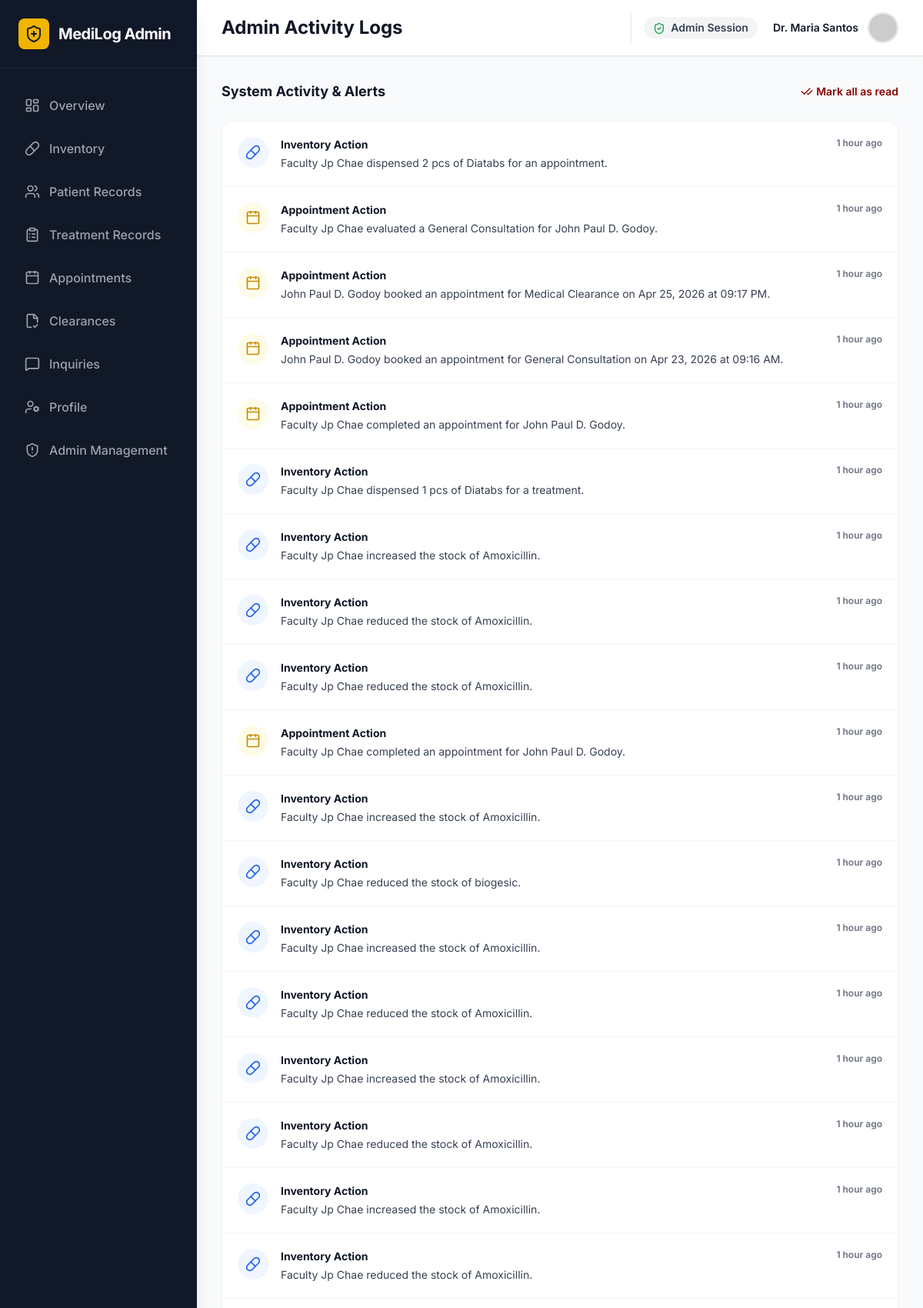
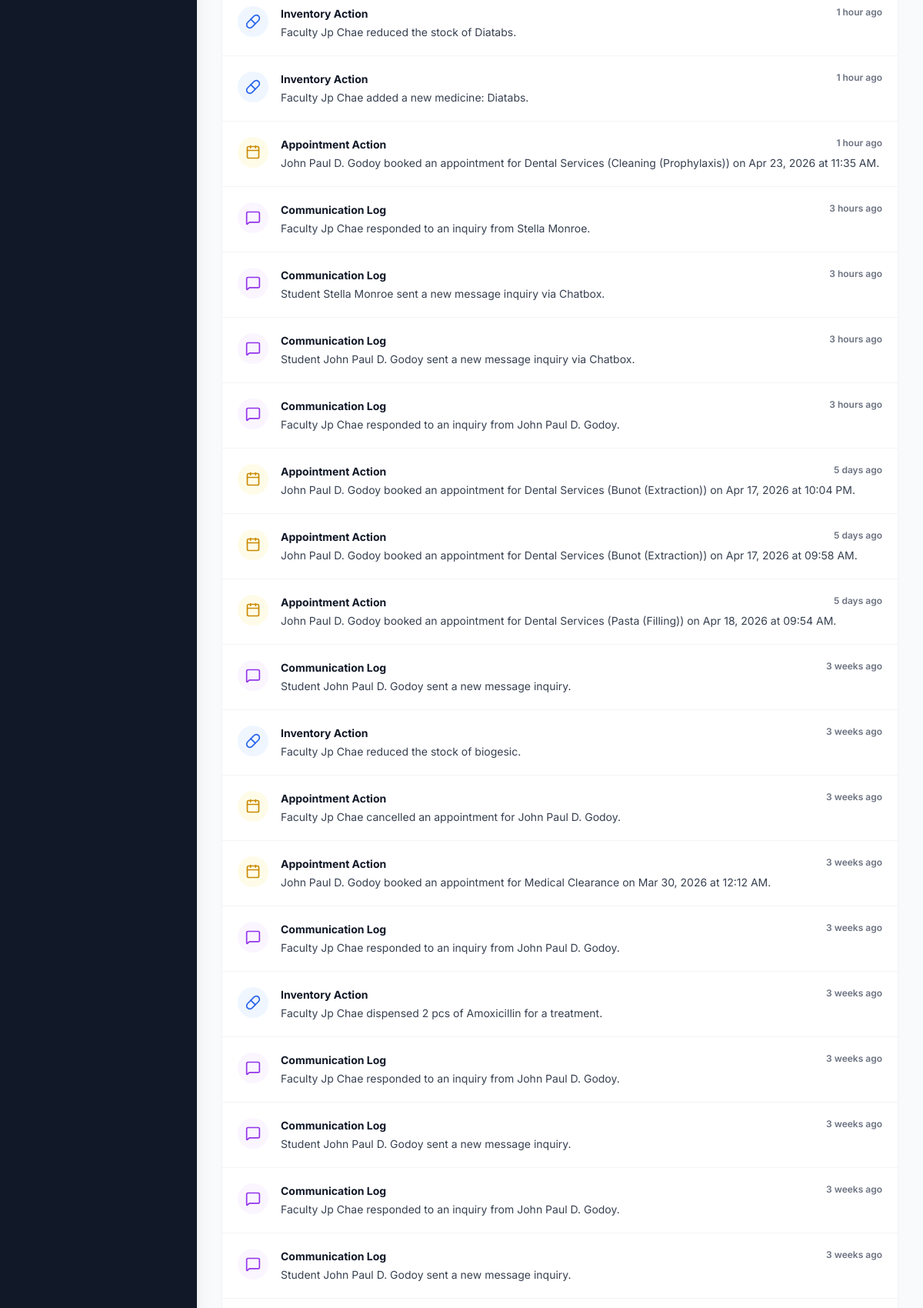
The page /admin/admin_notifications.php (signed in, upper part) on the database its author committed (2 pictures, top to bottom).
### tables this page shows
CREATE TABLE `users` (
  `id` int(11) NOT NULL,
  `full_name` varchar(100) NOT NULL,
  `id_number` varchar(50) NOT NULL,
  `role` enum('student','faculty','admin','super_admin','dentist') DEFAULT 'student',
  `email` varchar(100) NOT NULL,
  `course` varchar(100) DEFAULT NULL,
  `section` varchar(20) DEFAULT NULL,
  `dob` date DEFAULT NULL,
  `gender` enum('male','female','other') DEFAULT NULL,
  `phone_number` varchar(20) DEFAULT NULL,
  `address` varchar(255) DEFAULT NULL,
  `emergency_contact_name` varchar(100) DEFAULT NULL,
  `emergency_contact_phone` varchar(20) DEFAULT NULL,
  `blood_type` varchar(5) DEFAULT NULL,
  `allergies` varchar(255) DEFAULT NULL,
  `password` varchar(255) NOT NULL,
  `created_at` timestamp NOT NULL DEFAULT current_timestamp(),
  `profile_pic` longtext DEFAULT NULL
);

CREATE TABLE `notifications` (
  `id` int(11) NOT NULL,
  `user_id` int(11) DEFAULT NULL,
  `title` varchar(150) NOT NULL,
  `message` text DEFAULT NULL,
  `type` varchar(50) DEFAULT NULL,
  `is_read` tinyint(1) DEFAULT 0,
  `created_at` timestamp NOT NULL DEFAULT current_timestamp()
);

### admin/admin_notifications.php (the view, shortened to what this page needs)
<?php
require '../db_connect.php';
$user_id = $_SESSION['user_id'];
$stmt = $pdo->prepare("SELECT full_name, profile_pic FROM users WHERE id = ?");
$stmt->execute([$user_id]);
$user = $stmt->fetch();
$profile_pic = 'https://ui-avatars.com/api/?name=' . urlencode($user['full_name']) . '&background=880000&color=fff';
try {
    $notifStmt = $pdo->prepare("SELECT * FROM notifications WHERE user_id IS NULL OR user_id = ? ORDER BY created_at DESC LIMIT 40");
    $notifStmt->execute([$user_id]);
    $notifications = $notifStmt->fetchAll(PDO::FETCH_ASSOC);
} catch(PDOException $e) {
    die("Error fetching notifications: " . $e->getMessage());
}
function time_elapsed_string($datetime, $full = false) {
    $now = new DateTime;
    $ago = new DateTime($datetime);
    $diff = $now->diff($ago);
    $diff->w = floor($diff->d / 7);
    $diff->d -= $diff->w * 7;
    $string = array('y' => 'year', 'm' => 'month', 'w' => 'week', 'd' => 'day', 'h' => 'hour', 'i' => 'minute', 's' => 'second');
    foreach ($string as $k => &$v) {
        if ($diff->$k) { $v = $diff->$k . ' ' . $v . ($diff->$k > 1 ? 's' : ''); } else { unset($string[$k]); }
    }
    if (!$full) $string = array_slice($string, 0, 1);
    return $string ? implode(', ', $string) . ' ago' : 'just now';
}
?>
<!DOCTYPE html>
<html lang="en">
<head>
    <script src="https://cdn.tailwindcss.com"></script>
</head>
<body class="font-sans antialiased text-gray-800 bg-gray-50 flex h-screen overflow-hidden">
    <aside class="hidden md:flex flex-col w-64 bg-gray-900 text-white h-full shadow-xl z-20 flex-shrink-0">
        <div class="p-6 flex items-center gap-3 border-b border-gray-800">
            <div class="bg-pup-gold text-gray-900 p-2 rounded-lg"><i data-lucide="shield-plus" class="h-6 w-6"></i></div>
            <span class="font-bold text-xl tracking-tight text-white">MediLog Admin</span>
        </div>
        <nav class="flex-1 px-4 py-6 space-y-2 overflow-y-auto">
            <a href="admin_dashboard.php" class="flex items-center gap-3 px-4 py-3 text-gray-400 hover:bg-gray-800 hover:text-white rounded-xl font-medium transition-colors"><i data-lucide="layout-dashboard" class="h-5 w-5"></i> Overview</a>
            <a href="medicine_inventory.php" class="flex items-center gap-3 px-4 py-3 text-gray-400 hover:bg-gray-800 hover:text-white rounded-xl font-medium transition-colors"><i data-lucide="pill" class="h-5 w-5"></i> Inventory</a>
            <a href="patient_records.php" class="flex items-center gap-3 px-4 py-3 text-gray-400 hover:bg-gray-800 hover:text-white rounded-xl font-medium transition-colors"><i data-lucide="users" class="h-5 w-5"></i> Patient Records</a>
            <a href="admin_treatment_records.php" class="flex items-center gap-3 px-4 py-3 text-gray-400 hover:bg-gray-800 hover:text-white rounded-xl font-medium transition-colors"><i data-lucide="clipboard-list" class="h-5 w-5"></i> Treatment Records</a>
            <a href="admin_appointments.php" class="flex items-center gap-3 px-4 py-3 text-gray-400 hover:bg-gray-800 hover:text-white rounded-xl font-medium transition-colors"><i data-lucide="calendar" class="h-5 w-5"></i> Appointments</a>
            <a href="admin_clearance.php" class="flex items-center gap-3 px-4 py-3 text-gray-400 hover:bg-gray-800 hover:text-white rounded-xl font-medium transition-colors"><i data-lucide="file-check-2" class="h-5 w-5"></i> Clearances</a>
            <a href="admin_inquiries.php" class="flex items-center gap-3 px-4 py-3 text-gray-400 hover:bg-gray-800 hover:text-white rounded-xl font-medium transition-colors"><i data-lucide="message-square" class="h-5 w-5"></i> Inquiries</a>
            <a href="admin_profile.php" class="flex items-center gap-3 px-4 py-3 text-gray-400 hover:bg-gray-800 hover:text-white rounded-xl font-medium transition-colors"><i data-lucide="user-cog" class="h-5 w-5"></i> Profile</a>
            <a href="super_admin_users.php" class="flex items-center gap-3 px-4 py-3 text-gray-400 hover:bg-gray-800 hover:text-white rounded-xl font-medium transition-colors"><i data-lucide="shield-alert" class="h-5 w-5"></i> Admin Management</a>
        </nav>
    </aside>
    <main class="flex-1 flex flex-col h-full overflow-hidden">
        <header class="bg-white border-b border-gray-200 px-4 md:px-8 py-4 flex items-center justify-between z-10 shadow-sm">
            <div class="flex items-center gap-3">
                <h1 class="text-xl md:text-2xl font-bold text-gray-900">Admin Activity Logs</h1>
            </div>
            <div class="flex items-center gap-3 sm:gap-4">
                <div class="hidden md:flex items-center gap-3 pl-4 border-l border-gray-200">
                    <span class="text-sm font-semibold text-gray-700 bg-gray-100 px-3 py-1 rounded-full mr-2"><i data-lucide="shield-check" class="h-4 w-4 inline mr-1 text-green-600"></i> Admin Session</span>
                    <div class="text-right"><p class="text-sm font-semibold text-gray-900"><?= htmlspecialchars($user['full_name']) ?></p></div>
                    <img src="<?= $profile_pic ?>" alt="Profile" class="h-10 w-10 rounded-full border-2 border-gray-200 object-cover">
                </div>
            </div>
        </header>
        <div class="flex-1 overflow-y-auto p-4 sm:p-8 pb-24 md:pb-8">
            <div class="max-w-4xl mx-auto space-y-4">
                <div class="flex justify-between items-center mb-6">
                    <h2 class="text-lg font-bold text-gray-900">System Activity & Alerts</h2>
                    <form method="POST">
                        <button type="submit" name="mark_read" class="text-sm font-semibold text-pup-maroon hover:underline flex items-center gap-1"><i data-lucide="check-check" class="h-4 w-4"></i> Mark all as read</button>
                    </form>
                </div>
                <div class="bg-white rounded-2xl border border-gray-100 shadow-sm overflow-hidden">
                    <div class="divide-y divide-gray-100">
                        <?php if(count($notifications) > 0): ?>
                            <?php foreach($notifications as $notif):
                                $message = htmlspecialchars($notif['message']);
                                $icon = 'bell-ring';
                                $iconColor = 'text-gray-600';
                                $bgColor = 'bg-gray-100';
                                $title = 'System Update';
                                if (strpos($message, '[Inventory]') !== false) {
                                    $icon = 'pill'; $iconColor = 'text-blue-600'; $bgColor = 'bg-blue-50'; $title = 'Inventory Action';
                                    $message = str_replace('[Inventory] ', '', $message);
                                } elseif (strpos($message, '[Clearance]') !== false) {
                                    $icon = 'file-check-2'; $iconColor = 'text-green-600'; $bgColor = 'bg-green-50'; $title = 'Clearance Action';
                                    $message = str_replace('[Clearance] ', '', $message);
                                } elseif (strpos($message, '[Appointment]') !== false) {
                                    $icon = 'calendar'; $iconColor = 'text-yellow-600'; $bgColor = 'bg-yellow-50'; $title = 'Appointment Action';
                                    $message = str_replace('[Appointment] ', '', $message);
                                } elseif (strpos($message, '[Message]') !== false) {
                                    $icon = 'message-square'; $iconColor = 'text-purple-600'; $bgColor = 'bg-purple-50'; $title = 'Communication Log';
                                    $message = str_replace('[Message] ', '', $message);
                                }
                            ?>
                                <div class="p-5 <?= $notif['is_read'] ? 'bg-white' : 'bg-red-50/30 hover:bg-red-50 border-l-4 border-l-pup-maroon' ?> transition-colors flex gap-4 relative group">
                                    <div class="w-10 h-10 rounded-full <?= $bgColor ?> <?= $iconColor ?> flex items-center justify-center flex-shrink-0"><i data-lucide="<?= $icon ?>" class="h-5 w-5"></i></div>
                                    <div class="flex-1">
                                        <div class="flex justify-between items-start mb-1">
                                            <h3 class="font-bold text-gray-900 text-sm"><?= $title ?></h3>
                                            <span class="text-xs font-semibold text-gray-500"><?= time_elapsed_string($notif['created_at']) ?></span>
                                        </div>
                                        <p class="text-sm text-gray-700"><?= $message ?></p>
                                    </div>
                                </div>
                            <?php endforeach; ?>
                        <?php else: ?>
                            <div class="p-8 text-center text-gray-500 text-sm">No new activity logs.</div>
                        <?php endif; ?>
                    </div>
                </div>
            </div>
        </div>
    </main>
</body>
</html>

### admin/admin_notifications.php (style rules this page uses)
body { opacity: 0; animation: fadeIn 0.4s ease-out forwards; }

### rows shown on the page
users: full_name "Dr. Maria Santos"
notifications: message "Inventory Action", created_at "1 hour ago", message "Faculty Jp Chae dispensed 2 pcs of Diatabs for an appointment."
notifications: message "Appointment Action", created_at "1 hour ago", message "Faculty Jp Chae evaluated a General Consultation for John Paul D. Godoy."
notifications: message "Appointment Action", created_at "1 hour ago", message "John Paul D. Godoy booked an appointment for Medical Clearance on Apr 25, 2026 at 09:17 PM."
notifications: message "Appointment Action", created_at "1 hour ago", message "John Paul D. Godoy booked an appointment for General Consultation on Apr 23, 2026 at 09:16 AM."
notifications: message "Appointment Action", created_at "1 hour ago", message "Faculty Jp Chae completed an appointment for John Paul D. Godoy."
notifications: message "Inventory Action", created_at "1 hour ago", message "Faculty Jp Chae dispensed 1 pcs of Diatabs for a treatment."
notifications: message "Inventory Action", created_at "1 hour ago", message "Faculty Jp Chae increased the stock of Amoxicillin."
notifications: message "Inventory Action", created_at "1 hour ago", message "Faculty Jp Chae reduced the stock of Amoxicillin."
notifications: message "Inventory Action", created_at "1 hour ago", message "Faculty Jp Chae reduced the stock of Amoxicillin."
notifications: message "Appointment Action", created_at "1 hour ago", message "Faculty Jp Chae completed an appointment for John Paul D. Godoy."
notifications: message "Inventory Action", created_at "1 hour ago", message "Faculty Jp Chae increased the stock of Amoxicillin."
notifications: message "Inventory Action", created_at "1 hour ago", message "Faculty Jp Chae reduced the stock of biogesic."
notifications: message "Inventory Action", created_at "1 hour ago", message "Faculty Jp Chae increased the stock of Amoxicillin."
notifications: message "Inventory Action", created_at "1 hour ago", message "Faculty Jp Chae reduced the stock of Amoxicillin."
notifications: message "Inventory Action", created_at "1 hour ago", message "Faculty Jp Chae increased the stock of Amoxicillin."
notifications: message "Inventory Action", created_at "1 hour ago", message "Faculty Jp Chae reduced the stock of Amoxicillin."
notifications: message "Inventory Action", created_at "1 hour ago", message "Faculty Jp Chae increased the stock of Amoxicillin."
notifications: message "Inventory Action", created_at "1 hour ago", message "Faculty Jp Chae reduced the stock of Amoxicillin."
notifications: message "Inventory Action", created_at "1 hour ago", message "Faculty Jp Chae reduced the stock of Diatabs."
notifications: message "Inventory Action", created_at "1 hour ago", message "Faculty Jp Chae added a new medicine: Diatabs."
notifications: message "Appointment Action", created_at "1 hour ago", message "John Paul D. Godoy booked an appointment for Dental Services (Cleaning (Prophylaxis)) on Apr 23, 2026 at 11:35 AM."
notifications: message "Communication Log", created_at "3 hours ago", message "Faculty Jp Chae responded to an inquiry from Stella Monroe."
notifications: message "Communication Log", created_at "3 hours ago", message "Student Stella Monroe sent a new message inquiry via Chatbox."
notifications: message "Communication Log", created_at "3 hours ago", message "Student John Paul D. Godoy sent a new message inquiry via Chatbox."
notifications: message "Communication Log", created_at "3 hours ago", message "Faculty Jp Chae responded to an inquiry from John Paul D. Godoy."
notifications: message "Appointment Action", created_at "5 days ago", message "John Paul D. Godoy booked an appointment for Dental Services (Bunot (Extraction)) on Apr 17, 2026 at 10:04 PM."
notifications: message "Appointment Action", created_at "5 days ago", message "John Paul D. Godoy booked an appointment for Dental Services (Bunot (Extraction)) on Apr 17, 2026 at 09:58 AM."
notifications: message "Appointment Action", created_at "5 days ago", message "John Paul D. Godoy booked an appointment for Dental Services (Pasta (Filling)) on Apr 18, 2026 at 09:54 AM."
notifications: message "Communication Log", created_at "3 weeks ago", message "Student John Paul D. Godoy sent a new message inquiry."
notifications: message "Inventory Action", created_at "3 weeks ago", message "Faculty Jp Chae reduced the stock of biogesic."
notifications: message "Appointment Action", created_at "3 weeks ago", message "Faculty Jp Chae cancelled an appointment for John Paul D. Godoy."
notifications: message "Appointment Action", created_at "3 weeks ago", message "John Paul D. Godoy booked an appointment for Medical Clearance on Mar 30, 2026 at 12:12 AM."
notifications: message "Communication Log", created_at "3 weeks ago", message "Faculty Jp Chae responded to an inquiry from John Paul D. Godoy."
notifications: message "Inventory Action", created_at "3 weeks ago", message "Faculty Jp Chae dispensed 2 pcs of Amoxicillin for a treatment."
notifications: message "Communication Log", created_at "3 weeks ago", message "Faculty Jp Chae responded to an inquiry from John Paul D. Godoy."
notifications: message "Communication Log", created_at "3 weeks ago", message "Student John Paul D. Godoy sent a new message inquiry."
notifications: message "Communication Log", created_at "3 weeks ago", message "Faculty Jp Chae responded to an inquiry from John Paul D. Godoy."
notifications: message "Communication Log", created_at "3 weeks ago", message "Student John Paul D. Godoy sent a new message inquiry."
